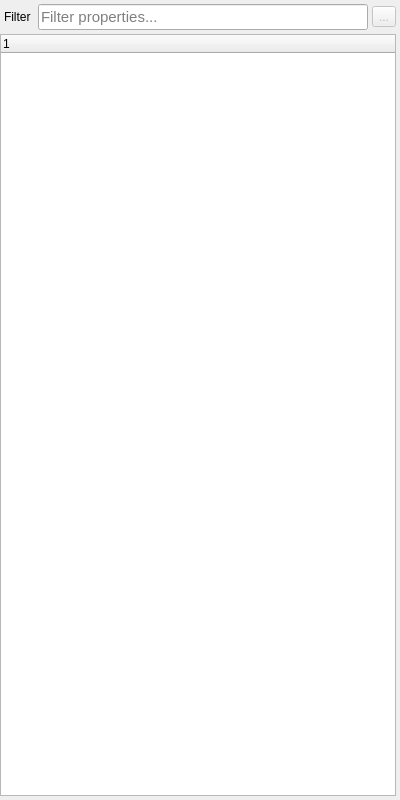
<?xml version="1.0" encoding="UTF-8"?>
<ui version="4.0">
 <class>PropertyView</class>
 <widget class="QWidget" name="PropertyView">
  <property name="geometry">
   <rect>
    <x>0</x>
    <y>0</y>
    <width>400</width>
    <height>800</height>
   </rect>
  </property>
  <property name="sizePolicy">
   <sizepolicy hsizetype="Preferred" vsizetype="Expanding">
    <horstretch>0</horstretch>
    <verstretch>0</verstretch>
   </sizepolicy>
  </property>
  <layout class="QVBoxLayout" name="verticalLayout" stretch="0,1">
   <property name="spacing">
    <number>4</number>
   </property>
   <property name="leftMargin">
    <number>0</number>
   </property>
   <property name="topMargin">
    <number>4</number>
   </property>
   <property name="rightMargin">
    <number>4</number>
   </property>
   <property name="bottomMargin">
    <number>4</number>
   </property>
   <item>
    <widget class="QWidget" name="filterWidget" native="true">
     <layout class="QHBoxLayout" name="filterLayout">
      <property name="spacing">
       <number>4</number>
      </property>
      <property name="leftMargin">
       <number>4</number>
      </property>
      <property name="topMargin">
       <number>0</number>
      </property>
      <property name="rightMargin">
       <number>0</number>
      </property>
      <property name="bottomMargin">
       <number>0</number>
      </property>
      <item>
       <widget class="QLabel" name="filterLabel">
        <property name="font">
         <font>
          <pointsize>9</pointsize>
         </font>
        </property>
        <property name="text">
         <string>Filter </string>
        </property>
       </widget>
      </item>
      <item>
       <widget class="QLineEdit" name="filter">
        <property name="font">
         <font>
          <pointsize>11</pointsize>
         </font>
        </property>
        <property name="placeholderText">
         <string>Filter properties...</string>
        </property>
       </widget>
      </item>
      <item>
       <widget class="QToolButton" name="clear">
        <property name="enabled">
         <bool>false</bool>
        </property>
        <property name="text">
         <string>...</string>
        </property>
       </widget>
      </item>
     </layout>
    </widget>
   </item>
   <item>
    <widget class="stageviz::PropertyTree" name="propertyTree">
     <column>
      <property name="text">
       <string notr="true">1</string>
      </property>
     </column>
    </widget>
   </item>
  </layout>
 </widget>
 <customwidgets>
  <customwidget>
   <class>stageviz::PropertyTree</class>
   <extends>QTreeWidget</extends>
   <header>propertytree.h</header>
  </customwidget>
 </customwidgets>
 <resources/>
 <connections/>
</ui>
